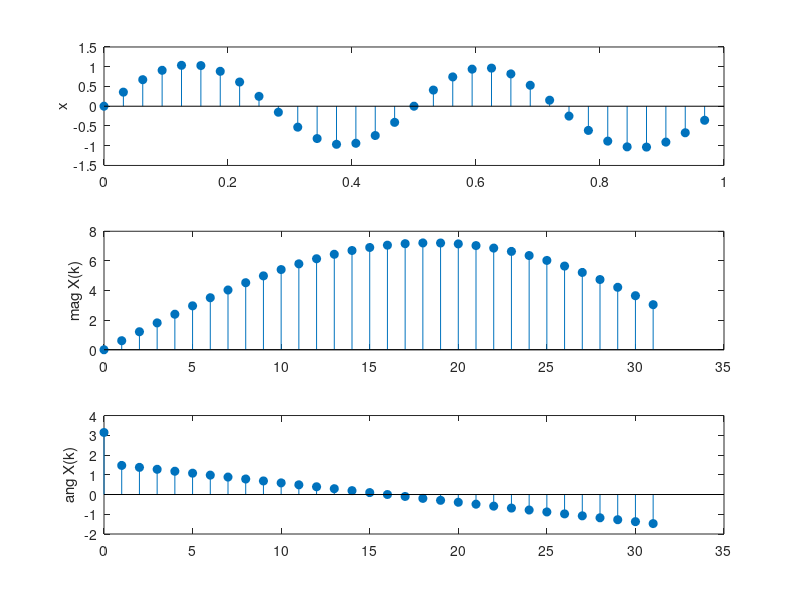

The MATLAB source for this figure:
f=32; 
dt=1/f; 
N=32; 
n=0:N-1;k=n; 
n=n*dt; 
x=0.15*sin(2*pi*n)+sin(2*pi*2*n)-0.1*sin(2*pi*3*n); 
y=x*exp(-j*2*pi/N).^(n'*k); 
subplot(3,1,1);stem(n,x,'filled');ylabel('x'); 
subplot(3,1,2);stem(k,abs(y),'filled');ylabel('mag X(k)'); 
subplot(3,1,3);stem(k,angle(y),'filled');ylabel('ang X(k)');